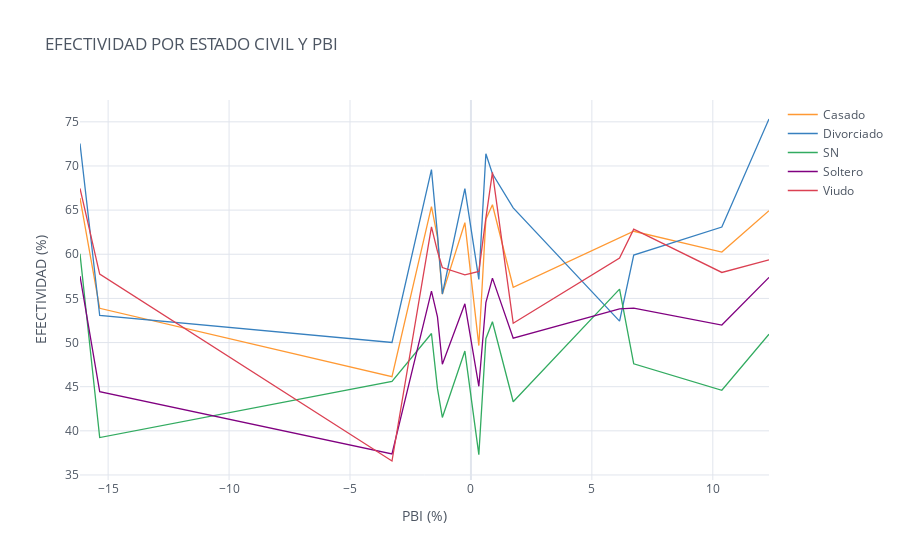

Notebook code cell kept with this figure:
### Code cell
EC_PBI.iplot(kind='line', xTitle='PBI (%)', yTitle='EFECTIVIDAD (%)',
                    title='EFECTIVIDAD POR ESTADO CIVIL Y PBI')

### Figure 1 — Plotly figure (JSON) as saved in the notebook; plotly's stock layout.template omitted (floating-point values rounded to 4 significant figures)
{"data": [{"line": {"color": "rgba(255, 153, 51, 1.0)", "dash": "solid", "shape": "linear", "width": 1.3}, "mode": "lines", "name": "Casado", "text": "", "type": "scatter", "x": [-16.16, -15.35, -3.264, -1.632, -1.384, -1.182, -0.2506, 0.3269, 0.6176, 0.8885, 1.748, 6.145, 6.731, 10.37, 12.32], "y": [66.37, 53.88, 46.13, 65.41, 61.93, 55.49, 63.58, 49.66, 63.97, 65.61, 56.26, 61.82, 62.6, 60.24, 64.94]}, {"line": {"color": "rgba(55, 128, 191, 1.0)", "dash": "solid", "shape": "linear", "width": 1.3}, "mode": "lines", "name": "Divorciado", "text": "", "type": "scatter", "x": [-16.16, -15.35, -3.264, -1.632, -1.384, -1.182, -0.2506, 0.3269, 0.6176, 0.8885, 1.748, 6.145, 6.731, 10.37, 12.32], "y": [72.55, 53.06, 50.0, 69.59, 62.25, 55.5, 67.43, 57.15, 71.38, 69.12, 65.26, 52.43, 59.91, 63.08, 75.32]}, {"line": {"color": "rgba(50, 171, 96, 1.0)", "dash": "solid", "shape": "linear", "width": 1.3}, "mode": "lines", "name": "SN", "text": "", "type": "scatter", "x": [-16.16, -15.35, -3.264, -1.632, -1.384, -1.182, -0.2506, 0.3269, 0.6176, 0.8885, 1.748, 6.145, 6.731, 10.37, 12.32], "y": [60.05, 39.23, 45.59, 51.02, 44.77, 41.52, 49.04, 37.31, 50.43, 52.35, 43.3, 56.06, 47.6, 44.59, 50.94]}, {"line": {"color": "rgba(128, 0, 128, 1.0)", "dash": "solid", "shape": "linear", "width": 1.3}, "mode": "lines", "name": "Soltero", "text": "", "type": "scatter", "x": [-16.16, -15.35, -3.264, -1.632, -1.384, -1.182, -0.2506, 0.3269, 0.6176, 0.8885, 1.748, 6.145, 6.731, 10.37, 12.32], "y": [57.52, 44.44, 37.38, 55.83, 52.9, 47.55, 54.39, 45.05, 54.53, 57.29, 50.49, 53.81, 53.89, 51.98, 57.39]}, {"line": {"color": "rgba(219, 64, 82, 1.0)", "dash": "solid", "shape": "linear", "width": 1.3}, "mode": "lines", "name": "Viudo", "text": "", "type": "scatter", "x": [-16.16, -15.35, -3.264, -1.632, -1.384, -1.182, -0.2506, 0.3269, 0.6176, 0.8885, 1.748, 6.145, 6.731, 10.37, 12.32], "y": [67.45, 57.76, 36.58, 63.1, 60.32, 58.5, 57.67, 58.06, 64.09, 69.28, 52.19, 59.57, 62.84, 57.94, 59.37]}], "layout": {"legend": {"bgcolor": "#FFFFFF", "font": {"color": "#4D5663"}}, "paper_bgcolor": "#FFFFFF", "plot_bgcolor": "#FFFFFF", "title": {"font": {"color": "#4D5663"}, "text": "EFECTIVIDAD POR ESTADO CIVIL Y PBI"}, "xaxis": {"gridcolor": "#E1E5ED", "showgrid": true, "tickfont": {"color": "#4D5663"}, "title": {"font": {"color": "#4D5663"}, "text": "PBI (%)"}, "zerolinecolor": "#E1E5ED"}, "yaxis": {"gridcolor": "#E1E5ED", "showgrid": true, "tickfont": {"color": "#4D5663"}, "title": {"font": {"color": "#4D5663"}, "text": "EFECTIVIDAD (%)"}, "zerolinecolor": "#E1E5ED"}}}
